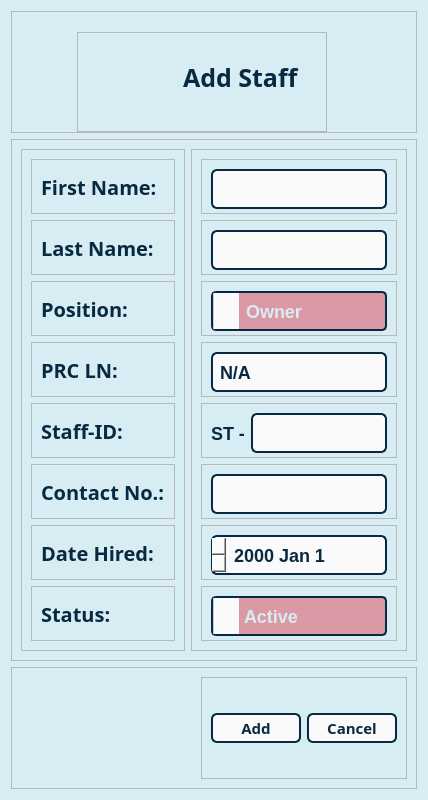
<?xml version="1.0" encoding="UTF-8"?>
<ui version="4.0">
 <class>Dialog</class>
 <widget class="QDialog" name="Dialog">
  <property name="geometry">
   <rect>
    <x>0</x>
    <y>0</y>
    <width>428</width>
    <height>800</height>
   </rect>
  </property>
  <property name="sizePolicy">
   <sizepolicy hsizetype="Fixed" vsizetype="Fixed">
    <horstretch>0</horstretch>
    <verstretch>0</verstretch>
   </sizepolicy>
  </property>
  <property name="minimumSize">
   <size>
    <width>400</width>
    <height>800</height>
   </size>
  </property>
  <property name="maximumSize">
   <size>
    <width>500</width>
    <height>800</height>
   </size>
  </property>
  <property name="windowTitle">
   <string>Dialog</string>
  </property>
  <property name="styleSheet">
   <string notr="true">QDialog {
    background-color: #D8EDF3;
}
</string>
  </property>
  <layout class="QVBoxLayout" name="verticalLayout_3">
   <item>
    <widget class="QFrame" name="alltopframe">
     <property name="frameShape">
      <enum>QFrame::StyledPanel</enum>
     </property>
     <property name="frameShadow">
      <enum>QFrame::Raised</enum>
     </property>
     <layout class="QHBoxLayout" name="horizontalLayout_2">
      <property name="spacing">
       <number>0</number>
      </property>
      <property name="topMargin">
       <number>0</number>
      </property>
      <property name="bottomMargin">
       <number>0</number>
      </property>
      <item>
       <spacer name="spacer1">
        <property name="orientation">
         <enum>Qt::Horizontal</enum>
        </property>
        <property name="sizeHint" stdset="0">
         <size>
          <width>20</width>
          <height>20</height>
         </size>
        </property>
       </spacer>
      </item>
      <item>
       <widget class="QFrame" name="titlelogoframe">
        <property name="sizePolicy">
         <sizepolicy hsizetype="Fixed" vsizetype="Fixed">
          <horstretch>0</horstretch>
          <verstretch>0</verstretch>
         </sizepolicy>
        </property>
        <property name="minimumSize">
         <size>
          <width>250</width>
          <height>100</height>
         </size>
        </property>
        <property name="maximumSize">
         <size>
          <width>210</width>
          <height>80</height>
         </size>
        </property>
        <property name="frameShape">
         <enum>QFrame::StyledPanel</enum>
        </property>
        <property name="frameShadow">
         <enum>QFrame::Raised</enum>
        </property>
        <layout class="QHBoxLayout" name="horizontalLayout">
         <property name="topMargin">
          <number>0</number>
         </property>
         <item>
          <widget class="QLabel" name="stafflogo">
           <property name="maximumSize">
            <size>
             <width>90</width>
             <height>90</height>
            </size>
           </property>
           <property name="text">
            <string/>
           </property>
           <property name="pixmap">
            <pixmap resource="HPAC IS/Hpac.qrc">:/icons/Staff.png</pixmap>
           </property>
           <property name="scaledContents">
            <bool>true</bool>
           </property>
          </widget>
         </item>
         <item>
          <widget class="QLabel" name="addstafftitle">
           <property name="styleSheet">
            <string notr="true">QLabel {
	font: Merriweather Sans;
	font: bold;
	font-size: 25px;
	color: #072A42;
}</string>
           </property>
           <property name="text">
            <string>Add Staff</string>
           </property>
          </widget>
         </item>
        </layout>
       </widget>
      </item>
      <item>
       <spacer name="spacer2">
        <property name="orientation">
         <enum>Qt::Horizontal</enum>
        </property>
        <property name="sizeHint" stdset="0">
         <size>
          <width>80</width>
          <height>20</height>
         </size>
        </property>
       </spacer>
      </item>
     </layout>
    </widget>
   </item>
   <item>
    <widget class="QFrame" name="allmiddleframe">
     <property name="frameShape">
      <enum>QFrame::StyledPanel</enum>
     </property>
     <property name="frameShadow">
      <enum>QFrame::Raised</enum>
     </property>
     <layout class="QHBoxLayout" name="horizontalLayout_17">
      <item>
       <widget class="QFrame" name="IAFrame">
        <property name="layoutDirection">
         <enum>Qt::RightToLeft</enum>
        </property>
        <property name="frameShape">
         <enum>QFrame::StyledPanel</enum>
        </property>
        <property name="frameShadow">
         <enum>QFrame::Raised</enum>
        </property>
        <layout class="QVBoxLayout" name="verticalLayout">
         <item>
          <widget class="QFrame" name="I1AFrame">
           <property name="minimumSize">
            <size>
             <width>0</width>
             <height>55</height>
            </size>
           </property>
           <property name="frameShape">
            <enum>QFrame::StyledPanel</enum>
           </property>
           <property name="frameShadow">
            <enum>QFrame::Raised</enum>
           </property>
           <layout class="QHBoxLayout" name="horizontalLayout_3">
            <item>
             <widget class="QLabel" name="I1A">
              <property name="layoutDirection">
               <enum>Qt::RightToLeft</enum>
              </property>
              <property name="styleSheet">
               <string notr="true">QLabel {
	font: Merriweather Sans;
	font: bold;
	font-size: 20px;
	color: #072A42;
}</string>
              </property>
              <property name="text">
               <string>First Name:</string>
              </property>
             </widget>
            </item>
           </layout>
          </widget>
         </item>
         <item>
          <widget class="QFrame" name="I2AFrame">
           <property name="minimumSize">
            <size>
             <width>0</width>
             <height>55</height>
            </size>
           </property>
           <property name="frameShape">
            <enum>QFrame::StyledPanel</enum>
           </property>
           <property name="frameShadow">
            <enum>QFrame::Raised</enum>
           </property>
           <layout class="QHBoxLayout" name="horizontalLayout_4">
            <item>
             <widget class="QLabel" name="I2A">
              <property name="styleSheet">
               <string notr="true">QLabel {
	font: Merriweather Sans;
	font: bold;
	font-size: 20px;
	color: #072A42;
}</string>
              </property>
              <property name="text">
               <string>Last Name:</string>
              </property>
             </widget>
            </item>
           </layout>
          </widget>
         </item>
         <item>
          <widget class="QFrame" name="I3AFrame">
           <property name="minimumSize">
            <size>
             <width>0</width>
             <height>55</height>
            </size>
           </property>
           <property name="frameShape">
            <enum>QFrame::StyledPanel</enum>
           </property>
           <property name="frameShadow">
            <enum>QFrame::Raised</enum>
           </property>
           <layout class="QHBoxLayout" name="horizontalLayout_5">
            <item>
             <widget class="QLabel" name="I3A">
              <property name="styleSheet">
               <string notr="true">QLabel {
	font: Merriweather Sans;
	font: bold;
	font-size: 20px;
	color: #072A42;
}</string>
              </property>
              <property name="text">
               <string>Position:</string>
              </property>
             </widget>
            </item>
           </layout>
          </widget>
         </item>
         <item>
          <widget class="QFrame" name="I4AFrame">
           <property name="minimumSize">
            <size>
             <width>0</width>
             <height>55</height>
            </size>
           </property>
           <property name="frameShape">
            <enum>QFrame::StyledPanel</enum>
           </property>
           <property name="frameShadow">
            <enum>QFrame::Raised</enum>
           </property>
           <layout class="QHBoxLayout" name="horizontalLayout_13">
            <item>
             <widget class="QLabel" name="I4A">
              <property name="styleSheet">
               <string notr="true">QLabel {
	font: Merriweather Sans;
	font: bold;
	font-size: 20px;
	color: #072A42;
}</string>
              </property>
              <property name="text">
               <string>PRC LN:</string>
              </property>
             </widget>
            </item>
           </layout>
          </widget>
         </item>
         <item>
          <widget class="QFrame" name="I5AFrame">
           <property name="minimumSize">
            <size>
             <width>0</width>
             <height>55</height>
            </size>
           </property>
           <property name="frameShape">
            <enum>QFrame::StyledPanel</enum>
           </property>
           <property name="frameShadow">
            <enum>QFrame::Raised</enum>
           </property>
           <layout class="QHBoxLayout" name="horizontalLayout_14">
            <item>
             <widget class="QLabel" name="I5A">
              <property name="styleSheet">
               <string notr="true">QLabel {
	font: Merriweather Sans;
	font: bold;
	font-size: 20px;
	color: #072A42;
}</string>
              </property>
              <property name="text">
               <string>Staff-ID:</string>
              </property>
             </widget>
            </item>
           </layout>
          </widget>
         </item>
         <item>
          <widget class="QFrame" name="I6AFrame">
           <property name="minimumSize">
            <size>
             <width>0</width>
             <height>50</height>
            </size>
           </property>
           <property name="maximumSize">
            <size>
             <width>16777215</width>
             <height>55</height>
            </size>
           </property>
           <property name="frameShape">
            <enum>QFrame::StyledPanel</enum>
           </property>
           <property name="frameShadow">
            <enum>QFrame::Raised</enum>
           </property>
           <layout class="QHBoxLayout" name="horizontalLayout_6">
            <item>
             <widget class="QLabel" name="I6A">
              <property name="styleSheet">
               <string notr="true">QLabel {
	font: Merriweather Sans;
	font: bold;
	font-size: 20px;
	color: #072A42;
}</string>
              </property>
              <property name="text">
               <string>Contact No.:</string>
              </property>
             </widget>
            </item>
           </layout>
          </widget>
         </item>
         <item>
          <widget class="QFrame" name="I7AFrame">
           <property name="minimumSize">
            <size>
             <width>0</width>
             <height>55</height>
            </size>
           </property>
           <property name="frameShape">
            <enum>QFrame::StyledPanel</enum>
           </property>
           <property name="frameShadow">
            <enum>QFrame::Raised</enum>
           </property>
           <layout class="QHBoxLayout" name="horizontalLayout_7">
            <item>
             <widget class="QLabel" name="I7A">
              <property name="styleSheet">
               <string notr="true">QLabel {
	font: Merriweather Sans;
	font: bold;
	font-size: 20px;
	color: #072A42;
}</string>
              </property>
              <property name="text">
               <string>Date Hired:</string>
              </property>
             </widget>
            </item>
           </layout>
          </widget>
         </item>
         <item>
          <widget class="QFrame" name="I8AFrame">
           <property name="frameShape">
            <enum>QFrame::StyledPanel</enum>
           </property>
           <property name="frameShadow">
            <enum>QFrame::Raised</enum>
           </property>
           <layout class="QHBoxLayout" name="horizontalLayout_19">
            <item>
             <widget class="QLabel" name="I8A">
              <property name="styleSheet">
               <string notr="true">QLabel {
	font: Merriweather Sans;
	font: bold;
	font-size: 20px;
	color: #072A42;
}</string>
              </property>
              <property name="text">
               <string>Status:</string>
              </property>
             </widget>
            </item>
           </layout>
          </widget>
         </item>
        </layout>
       </widget>
      </item>
      <item>
       <widget class="QFrame" name="IBFrame">
        <property name="layoutDirection">
         <enum>Qt::RightToLeft</enum>
        </property>
        <property name="frameShape">
         <enum>QFrame::StyledPanel</enum>
        </property>
        <property name="frameShadow">
         <enum>QFrame::Raised</enum>
        </property>
        <layout class="QVBoxLayout" name="verticalLayout_2">
         <item>
          <widget class="QFrame" name="I1BFrame">
           <property name="minimumSize">
            <size>
             <width>0</width>
             <height>55</height>
            </size>
           </property>
           <property name="maximumSize">
            <size>
             <width>16777215</width>
             <height>55</height>
            </size>
           </property>
           <property name="frameShape">
            <enum>QFrame::StyledPanel</enum>
           </property>
           <property name="frameShadow">
            <enum>QFrame::Raised</enum>
           </property>
           <layout class="QHBoxLayout" name="horizontalLayout_8">
            <item>
             <widget class="QLineEdit" name="I1B">
              <property name="minimumSize">
               <size>
                <width>0</width>
                <height>40</height>
               </size>
              </property>
              <property name="styleSheet">
               <string notr="true">QLineEdit {
	font-family: &quot;Merriweather Sans&quot;;
	font: bold;
	font-size: 18px;
	color: #072A42;
	background-color: #fafafa;
	border: 2px solid #072A42;
	border-radius: 6px;
	padding: 5px;
}

QLineEdit::placeholder {
    color: #DD5C6D;
    font-style: italic;
}
</string>
              </property>
             </widget>
            </item>
           </layout>
          </widget>
         </item>
         <item>
          <widget class="QFrame" name="I2BFrame">
           <property name="minimumSize">
            <size>
             <width>0</width>
             <height>55</height>
            </size>
           </property>
           <property name="maximumSize">
            <size>
             <width>16777215</width>
             <height>55</height>
            </size>
           </property>
           <property name="frameShape">
            <enum>QFrame::StyledPanel</enum>
           </property>
           <property name="frameShadow">
            <enum>QFrame::Raised</enum>
           </property>
           <layout class="QHBoxLayout" name="horizontalLayout_9">
            <item>
             <widget class="QLineEdit" name="I2B">
              <property name="minimumSize">
               <size>
                <width>0</width>
                <height>40</height>
               </size>
              </property>
              <property name="styleSheet">
               <string notr="true">QLineEdit {
	font-family: &quot;Merriweather Sans&quot;;
	font: bold;
	font-size: 18px;
	color: #072A42;
	background-color: #fafafa;
	border: 2px solid #072A42;
	border-radius: 6px;
	padding: 5px;
}

QLineEdit::placeholder {
    color: #DD5C6D;
    font-style: italic;
}
</string>
              </property>
             </widget>
            </item>
           </layout>
          </widget>
         </item>
         <item>
          <widget class="QFrame" name="I3BFrame">
           <property name="minimumSize">
            <size>
             <width>0</width>
             <height>55</height>
            </size>
           </property>
           <property name="maximumSize">
            <size>
             <width>16777215</width>
             <height>55</height>
            </size>
           </property>
           <property name="frameShape">
            <enum>QFrame::StyledPanel</enum>
           </property>
           <property name="frameShadow">
            <enum>QFrame::Raised</enum>
           </property>
           <layout class="QHBoxLayout" name="horizontalLayout_10">
            <item>
             <widget class="QComboBox" name="I3B">
              <property name="minimumSize">
               <size>
                <width>0</width>
                <height>40</height>
               </size>
              </property>
              <property name="styleSheet">
               <string notr="true">QComboBox {
    font-family: &quot;Merriweather Sans&quot;;
	color: #D8EDF3;
    font-size: 18px;
	font-weight: bold;
    padding: 5px;
    border: 2px solid #072A42;
    border-radius: 5px;
    background-color: #DA99A5;
}

QComboBox::drop-down {
    subcontrol-origin: padding;
    subcontrol-position: top right;
    width: 25px;
    border-left: 1px solid #ccc;
	background-color: #fafafa;
}

QComboBox::down-arrow {
    image: url(:/icons/arrow down.png);
	width: 23px;
	height: 25px;
}

QComboBox QAbstractItemView {
    background-color: #fafafa;
    color: #072A42;
    selection-background-color: #DA99A5;
    selection-color: #fafafa ;
    outline:#DA99A5;
}
</string>
              </property>
              <property name="editable">
               <bool>true</bool>
              </property>
              <property name="currentText">
               <string>Owner</string>
              </property>
              <item>
               <property name="text">
                <string>Owner</string>
               </property>
              </item>
              <item>
               <property name="text">
                <string>Veterinarian</string>
               </property>
              </item>
              <item>
               <property name="text">
                <string>Vet Assistant</string>
               </property>
              </item>
              <item>
               <property name="text">
                <string>Secretary</string>
               </property>
              </item>
              <item>
               <property name="text">
                <string>Assistant Secretary</string>
               </property>
              </item>
              <item>
               <property name="text">
                <string>Groomer</string>
               </property>
              </item>
             </widget>
            </item>
           </layout>
          </widget>
         </item>
         <item>
          <widget class="QFrame" name="I4BFrame">
           <property name="minimumSize">
            <size>
             <width>0</width>
             <height>55</height>
            </size>
           </property>
           <property name="maximumSize">
            <size>
             <width>16777215</width>
             <height>55</height>
            </size>
           </property>
           <property name="frameShape">
            <enum>QFrame::StyledPanel</enum>
           </property>
           <property name="frameShadow">
            <enum>QFrame::Raised</enum>
           </property>
           <layout class="QHBoxLayout" name="horizontalLayout_15">
            <item>
             <widget class="QLineEdit" name="I4B">
              <property name="minimumSize">
               <size>
                <width>0</width>
                <height>40</height>
               </size>
              </property>
              <property name="styleSheet">
               <string notr="true">QLineEdit {
	font-family: &quot;Merriweather Sans&quot;;
	font: bold;
	font-size: 18px;
	color: #072A42;
	background-color: #fafafa;
	border: 2px solid #072A42;
	border-radius: 6px;
	padding: 5px;
}

QLineEdit::placeholder {
    color: #DD5C6D;
    font-style: italic;
}
</string>
              </property>
              <property name="text">
               <string>N/A</string>
              </property>
              <property name="readOnly">
               <bool>true</bool>
              </property>
             </widget>
            </item>
           </layout>
          </widget>
         </item>
         <item>
          <widget class="QFrame" name="I5BCFrame">
           <property name="minimumSize">
            <size>
             <width>0</width>
             <height>55</height>
            </size>
           </property>
           <property name="maximumSize">
            <size>
             <width>16777215</width>
             <height>55</height>
            </size>
           </property>
           <property name="frameShape">
            <enum>QFrame::StyledPanel</enum>
           </property>
           <property name="frameShadow">
            <enum>QFrame::Raised</enum>
           </property>
           <layout class="QHBoxLayout" name="horizontalLayout_16">
            <item>
             <widget class="QLineEdit" name="I5C">
              <property name="minimumSize">
               <size>
                <width>0</width>
                <height>40</height>
               </size>
              </property>
              <property name="styleSheet">
               <string notr="true">QLineEdit {
	font-family: &quot;Merriweather Sans&quot;;
	font: bold;
	font-size: 20px;
	color: #072A42;
	background-color: #fafafa;
	border: 2px solid #072A42;
	border-radius: 6px;
	padding: 5px;
}

QLineEdit::placeholder {
    color: #DD5C6D;
    font-style: italic;
}
</string>
              </property>
              <property name="readOnly">
               <bool>true</bool>
              </property>
             </widget>
            </item>
            <item>
             <widget class="QLabel" name="I5B">
              <property name="minimumSize">
               <size>
                <width>0</width>
                <height>40</height>
               </size>
              </property>
              <property name="styleSheet">
               <string notr="true">QLabel {
	font-family: &quot;Merriweather Sans&quot;;
	font: bold;
	font-size: 18px;
	color: #072A42;

}

</string>
              </property>
              <property name="text">
               <string>ST -</string>
              </property>
             </widget>
            </item>
           </layout>
          </widget>
         </item>
         <item>
          <widget class="QFrame" name="I6BFrame">
           <property name="minimumSize">
            <size>
             <width>0</width>
             <height>55</height>
            </size>
           </property>
           <property name="maximumSize">
            <size>
             <width>16777215</width>
             <height>55</height>
            </size>
           </property>
           <property name="frameShape">
            <enum>QFrame::StyledPanel</enum>
           </property>
           <property name="frameShadow">
            <enum>QFrame::Raised</enum>
           </property>
           <layout class="QHBoxLayout" name="horizontalLayout_11">
            <item>
             <widget class="QLineEdit" name="I6B">
              <property name="minimumSize">
               <size>
                <width>0</width>
                <height>40</height>
               </size>
              </property>
              <property name="styleSheet">
               <string notr="true">QLineEdit {
	font-family: &quot;Merriweather Sans&quot;;
	font: bold;
	font-size: 18px;
	color: #072A42;
	background-color: #fafafa;
	border: 2px solid #072A42;
	border-radius: 6px;
	padding: 5px;
}

QLineEdit::placeholder {
    color: #DD5C6D;
    font-style: italic;
}
</string>
              </property>
             </widget>
            </item>
           </layout>
          </widget>
         </item>
         <item>
          <widget class="QFrame" name="I7BFrame">
           <property name="minimumSize">
            <size>
             <width>0</width>
             <height>55</height>
            </size>
           </property>
           <property name="maximumSize">
            <size>
             <width>16777215</width>
             <height>55</height>
            </size>
           </property>
           <property name="frameShape">
            <enum>QFrame::StyledPanel</enum>
           </property>
           <property name="frameShadow">
            <enum>QFrame::Raised</enum>
           </property>
           <layout class="QHBoxLayout" name="horizontalLayout_12">
            <item>
             <widget class="QDateEdit" name="I7B">
              <property name="minimumSize">
               <size>
                <width>0</width>
                <height>40</height>
               </size>
              </property>
              <property name="styleSheet">
               <string notr="true">QDateEdit {
	font-family: &quot;Merriweather Sans&quot;;
	font: bold;
	font-size: 18px;
	color: #072A42;
	background-color: #fafafa;
	border: 2px solid #072A42;
	border-radius: 6px;
	padding: 5px;
}

QDateEdit::placeholder {
    color: #DD5C6D;
    font-style: italic;
}
</string>
              </property>
             </widget>
            </item>
           </layout>
          </widget>
         </item>
         <item>
          <widget class="QFrame" name="I8BFrame">
           <property name="maximumSize">
            <size>
             <width>16777215</width>
             <height>55</height>
            </size>
           </property>
           <property name="frameShape">
            <enum>QFrame::StyledPanel</enum>
           </property>
           <property name="frameShadow">
            <enum>QFrame::Raised</enum>
           </property>
           <layout class="QHBoxLayout" name="horizontalLayout_20">
            <item>
             <widget class="QComboBox" name="I8B">
              <property name="minimumSize">
               <size>
                <width>0</width>
                <height>40</height>
               </size>
              </property>
              <property name="maximumSize">
               <size>
                <width>16777215</width>
                <height>35</height>
               </size>
              </property>
              <property name="styleSheet">
               <string notr="true">QComboBox {
    font-family: &quot;Merriweather Sans&quot;;
	color: #D8EDF3;
    font-size: 18px;
	font-weight: bold;
    padding: 5px;
    border: 2px solid #072A42;
    border-radius: 5px;
    background-color: #DA99A5;
}

QComboBox::drop-down {
    subcontrol-origin: padding;
    subcontrol-position: top right;
    width: 25px;
    border-left: 1px solid #ccc;
	background-color: #fafafa;
}

QComboBox::down-arrow {
    image: url(:/icons/arrow down.png);
	width: 23px;
	height: 25px;
}

QComboBox QAbstractItemView {
    background-color: #fafafa;
    color: #072A42;
    selection-background-color: #DA99A5;
    selection-color: #fafafa ;
    outline:#DA99A5;
}
</string>
              </property>
              <item>
               <property name="text">
                <string>Active</string>
               </property>
              </item>
              <item>
               <property name="text">
                <string>On Leave</string>
               </property>
              </item>
              <item>
               <property name="text">
                <string>Dismissed</string>
               </property>
              </item>
              <item>
               <property name="text">
                <string>Part-time</string>
               </property>
              </item>
             </widget>
            </item>
           </layout>
          </widget>
         </item>
        </layout>
       </widget>
      </item>
     </layout>
    </widget>
   </item>
   <item>
    <widget class="QFrame" name="allbotframe">
     <property name="frameShape">
      <enum>QFrame::StyledPanel</enum>
     </property>
     <property name="frameShadow">
      <enum>QFrame::Raised</enum>
     </property>
     <layout class="QHBoxLayout" name="horizontalLayout_21">
      <item>
       <spacer name="spacer3">
        <property name="orientation">
         <enum>Qt::Horizontal</enum>
        </property>
        <property name="sizeHint" stdset="0">
         <size>
          <width>175</width>
          <height>20</height>
         </size>
        </property>
       </spacer>
      </item>
      <item>
       <widget class="QFrame" name="buttframe">
        <property name="frameShape">
         <enum>QFrame::StyledPanel</enum>
        </property>
        <property name="frameShadow">
         <enum>QFrame::Raised</enum>
        </property>
        <layout class="QHBoxLayout" name="horizontalLayout_18">
         <item>
          <widget class="QPushButton" name="addbutt">
           <property name="styleSheet">
            <string notr="true">QPushButton {
	font: Merriweather Sans;
	font-size: 15px;
	font-weight: bold;
	color: #072A42;
	background-color: #fafafa;
	border: 2px solid #072A42;
	border-radius: 6px;
	padding: 3px;
	width: 80px;
	height: 20px;
			}

QPushButton:hover {
            background-color: #c1c8d4;  
        }
        QPushButton:pressed {
            background-color: #DD5C6D;
        }
</string>
           </property>
           <property name="text">
            <string>Add</string>
           </property>
          </widget>
         </item>
         <item>
          <widget class="QPushButton" name="cancellbutt">
           <property name="styleSheet">
            <string notr="true">QPushButton {
	font: Merriweather Sans;
	font-size: 15px;
	font-weight: bold;
	color: #072A42;
	background-color: #fafafa;
	border: 2px solid #072A42;
	border-radius: 6px;
	padding: 3px;
	width: 80px;
	height: 20px;
			}

QPushButton:hover {
            background-color: #c1c8d4;  
        }
        QPushButton:pressed {
            background-color: #DD5C6D;
        }
</string>
           </property>
           <property name="text">
            <string>Cancel</string>
           </property>
          </widget>
         </item>
        </layout>
       </widget>
      </item>
     </layout>
    </widget>
   </item>
  </layout>
 </widget>
 <resources>
  <include location="HPAC IS/Hpac.qrc"/>
 </resources>
 <connections/>
</ui>
